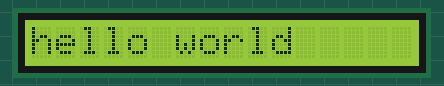
This sketch was run on a simulated Arduino Mega 2560, built with avr-gcc and run on an emulated ATmega2560. On the bench: 16×1 character LCD.

Above: at 0.1 s.
At 3.1 s:
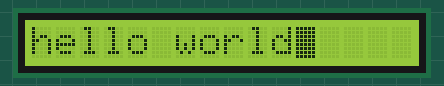

Measured:
- what the display in image 1 shows lasts 3.0 s, from 3.1 s to 6.1 s

The sketch:

LcdBlink.ino
```cpp
/*
 * LcdBlink.ino
 *http://arduino.cc/en/Tutorial/LiquidCrystalBlink
 * Created: 7/16/2014 9:23:09 AM
 * Author: MIR
 */
#include <LiquidCrystal/LiquidCrystal.h>

LiquidCrystal lcd(12,11,3,2,1,0);

void setup()
{
	lcd.begin(16,1)  ;
	lcd.print("hello world");

}

void loop()
{
	lcd.noBlink();
	delay(3000);
	lcd.blink();
	delay(3000);
	//lcd.clear();
		//lcd.print("hello");
		//delay(3000);
			//lcd.clear();
		//lcd.print("world");
		//delay(3000);

}
```
